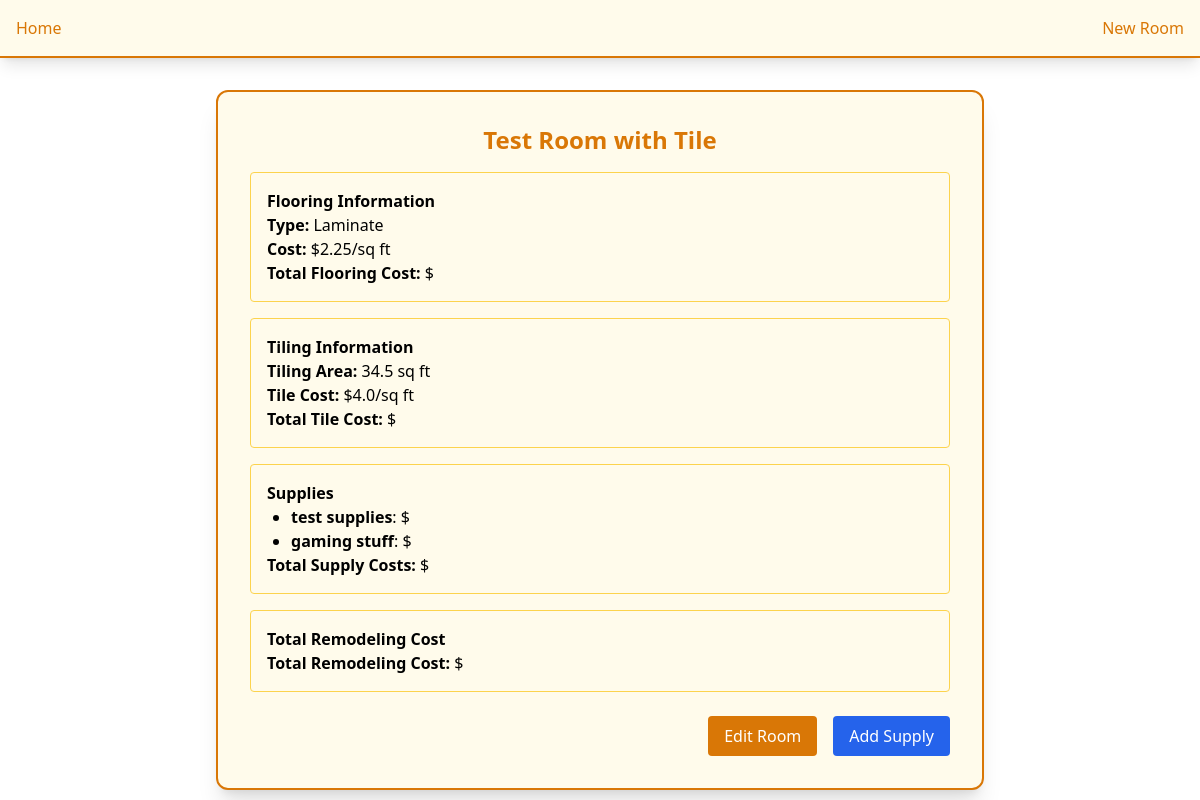
The page /room_details/1 on the database its author committed.
### models/Models.py (models this page shows, shortened)
class RoomModel(Base):
    __tablename__ = 'rooms'
    id = Column(Integer, primary_key=True, index=True)
    name = Column(String, nullable=False)
    surface_area = Column(Float, nullable=False)
    flooring_type = Column(String, nullable=False)
    flooring_cost_per_sqft = Column(Float, nullable=False)
    is_tiling_needed = Column(Boolean, default=False, nullable=False)
    tile_type = Column(String, nullable=True)
    tile_cost_per_sqft = Column(Float, nullable=True)
    tiling_area = Column(Float, nullable=True)
    supplies = relationship("SupplyModel", back_populates="room")

class SupplyModel(Base):
    __tablename__ = 'supplies'
    id = Column(Integer, primary_key=True, index=True)
    room_id = Column(Integer, ForeignKey('rooms.id'), nullable=False)
    name = Column(String, nullable=False)
    quantity = Column(Integer, nullable=False)
    cost_per_item = Column(Float, nullable=False)
    room = relationship("RoomModel", back_populates="supplies")

### app.py (the view)
@app.route('/room_details/<int:room_id>')
def room_details(room_id):
    room = get_room_by_id(room_id)
    if room is None:
        return "Room not found", 404
    return render_template('room_details.html', room=room)

### app.py (called while the page is built)
def get_room_by_id(room_id):
    return db_session.query(RoomModel).filter(RoomModel.id == room_id).first()

### templates/room_details.html
{% extends 'components/base.html' %}
{% block content %}
<div class="flex justify-center mt-8">
    <div class="w-full max-w-3xl bg-amber-50 p-8 rounded-xl border-2 border-amber-600 shadow-xl">
        <h2 class="text-2xl font-semibold text-center text-amber-600 mb-4">{{ room.name }}</h2>
        <div class="space-y-4">
            <div class="p-4 border border-amber-300 rounded">
                <h3 class="font-semibold">Flooring Information</h3>
                <p><strong>Type:</strong> {{ room.flooring_type }}</p>
                <p><strong>Cost:</strong> ${{ room.flooring_cost_per_sqft }}/sq ft</p>
                <p><strong>Total Flooring Cost:</strong> ${{ total_flooring_cost }}</p>
            </div>
            {% if room.is_tiling_needed %}
            <div class="p-4 border border-amber-300 rounded">
                <h3 class="font-semibold">Tiling Information</h3>
                <p><strong>Tiling Area:</strong> {{ room.tiling_area }} sq ft</p>
                <p><strong>Tile Cost:</strong> ${{ room.tile_cost_per_sqft }}/sq ft</p>
                <p><strong>Total Tile Cost:</strong> ${{ total_tile_cost }}</p>
            </div>
            {% endif %}
            <div class="p-4 border border-amber-300 rounded">
                <h3 class="font-semibold">Supplies</h3>
                <ul class="list-disc pl-6">
                    {% for supply in room.supplies %}
                    <li>
                        <strong>{{ supply.name }}</strong>: ${{ supply.total_supply_cost }}
                    </li>
                    {% endfor %}
                </ul>
                <p><strong>Total Supply Costs:</strong> ${{ total_supply_cost }}</p>
            </div>
            <div class="p-4 border border-amber-300 rounded">
                <h3 class="font-semibold">Total Remodeling Cost</h3>
                <p><strong>Total Remodeling Cost:</strong> ${{ total_remodel_cost }}</p>
            </div>
        </div>
        <div class="flex justify-end mt-6">
            <a href="/edit_rooms/{{ room.id }}" class="px-4 py-2 bg-amber-600 text-white rounded hover:bg-amber-700">Edit Room</a>
            <a href="/add_supplies/{{ room.id }}" class="ml-4 px-4 py-2 bg-blue-600 text-white rounded hover:bg-blue-700">Add Supply</a>
        </div>
    </div>
</div>
{% endblock %}

### rows shown on the page
RoomModel: name "Test Room with Tile", flooring_type "Laminate", flooring_cost_per_sqft "2.25", tiling_area "34.5", tile_cost_per_sqft "4.0"
SupplyModel: name "test supplies"
SupplyModel: name "gaming stuff"
